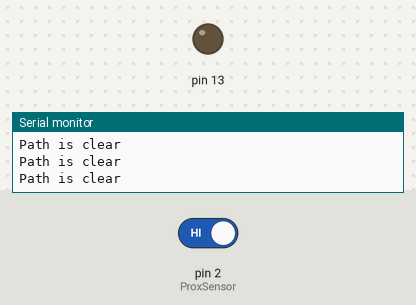
The sketch below on a simulated Arduino Uno, built with avr-gcc and run on an emulated ATmega328P. On the bench: output pins drawn as LEDs (lit = HIGH), the last lines printed to the serial monitor. The test bench sets the inputs (shaded band); at power-on: pin 2 (ProxSensor) HIGH.

Above: at 2.8 s.
2.9 s: pin 2 (ProxSensor) driven LOW
At 3.4 s:
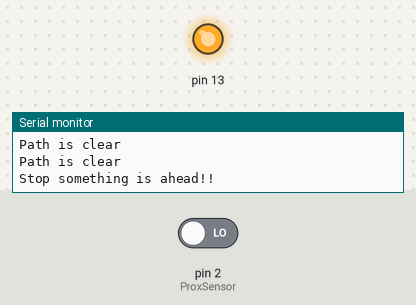
4.5 s: pin 2 (ProxSensor) driven HIGH
At 6.2 s:
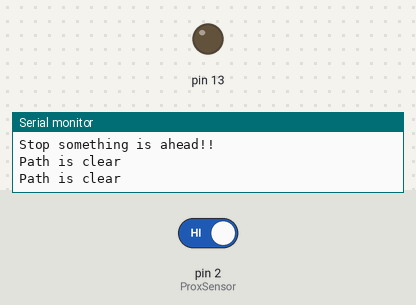
Timing chart, 0 to 7.7 s (numbered marks = the images above; inputs shaded):
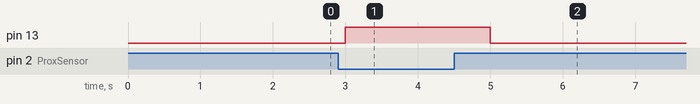

Measured:
- after the input at 2.9 s, pin 13: LOW → HIGH after 0.10 s
- after the input at 4.5 s, pin 13: HIGH → LOW after 0.50 s

The sketch:

IR_sensor.ino
```cpp
/*
IR Proximity Sensor interface code
Turns on an LED on when obstacle is
detected, else off.
*/

const int ProxSensor=2;

void setup()
{
// initialize the digital Serial port.

Serial.begin(9600);
// initialize the digital pin as an output.
pinMode(13, OUTPUT);
pinMode(ProxSensor,INPUT);
}
void loop()
{
  if(digitalRead(ProxSensor)==LOW)
//Check the sensor output
  {
  digitalWrite(13, HIGH);   // set the LED on
  Serial.println("Stop something is ahead!! ");  //Message on Serial Monitor
  }
  else
  {
  digitalWrite(13, LOW);    // set the LED off
  Serial.println("Path is clear");
//Message on Serial Monitor
  }
delay(1000);              // wait for a second
}
```
